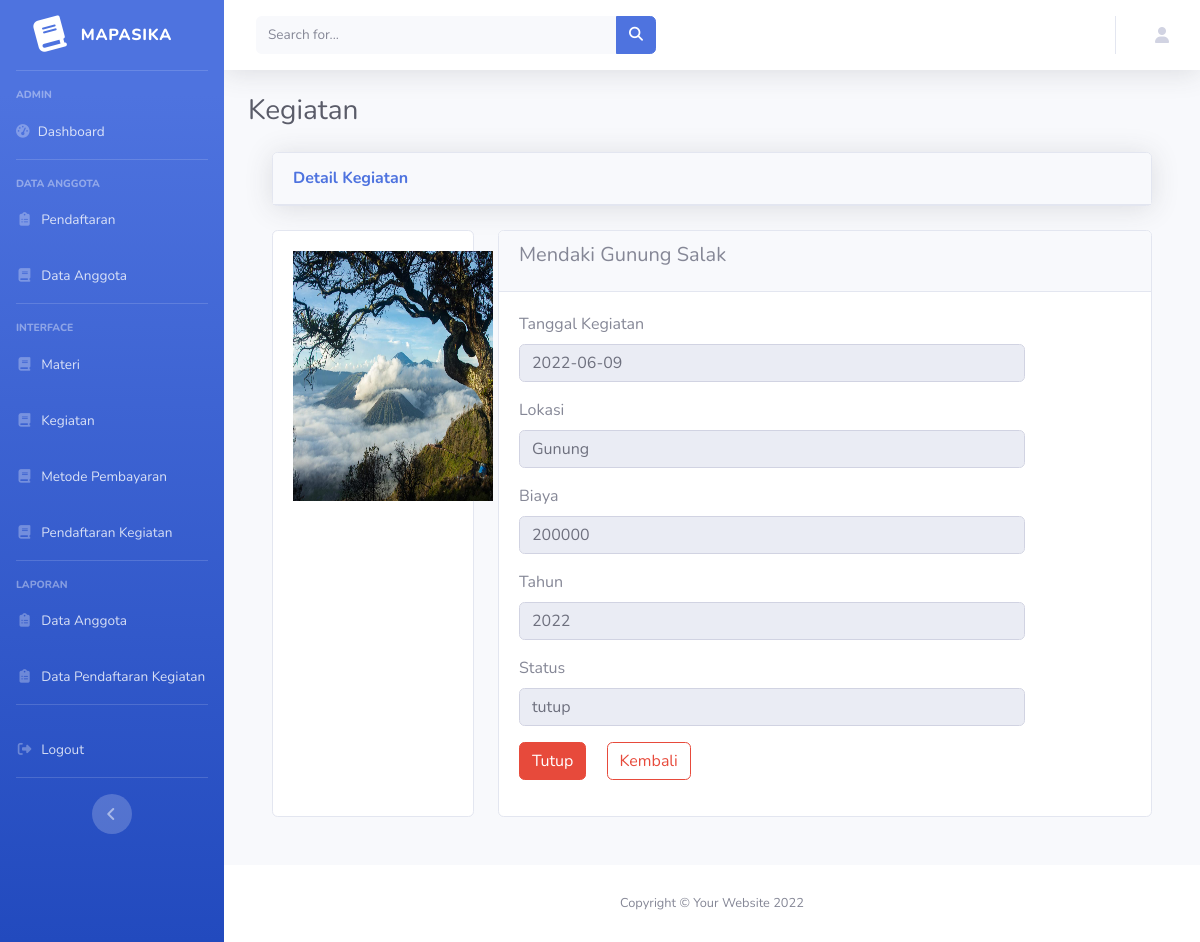
/kegiatan/detail_k/1, run on the app's committed database.
### tables this page shows
CREATE TABLE `kegiatan` (
  `id_kegiatan` int(11) NOT NULL,
  `tgl_kegiatan` date NOT NULL,
  `nama_kegiatan` varchar(50) NOT NULL,
  `lokasi` varchar(30) NOT NULL,
  `biaya` int(11) NOT NULL,
  `thn` year(4) NOT NULL,
  `img` varchar(50) NOT NULL,
  `status` varchar(10) NOT NULL
);

### application/controllers/Kegiatan.php (called while the page is built, shortened)
<?php
class Kegiatan extends CI_Controller {
    public function __construct(){
        $this->load->library('pagination');
        $this->load->model('ModelUser');
        $this->load->model('ModelKegiatan');
        $this->load->library('form_validation');
      }
    public function detail_k($id) {
        $data['judul'] = 'Detail Materi';
        $data['user'] = $this->ModelUser->cekData(['email' => $this->session->userdata('email')])->row_array();
        $data['kegiatan'] = $this->ModelKegiatan->KegiatanWhere(['id_kegiatan' => $id])->row_array();
        $this->load->view('templates/admin_header', $data);
        $this->load->view('templates/admin_sidebar', $data);
        $this->load->view('templates/admin_topbar', $data);
        $this->load->view('kegiatan/detail_k', $data);
        $this->load->view('templates/admin_footer');
    }
}

### index.php (called while the page is built, shortened)
<?php
require_once BASEPATH.'core/CodeIgniter.php';

### application/models/ModelKegiatan.php (called while the page is built, shortened)
<?php
class ModelKegiatan extends CI_Model{
    public function KegiatanWhere($where = null)
    {
        return $this->db->get_where('kegiatan', $where);
    }
}

### application/views/kegiatan/detail_k.php (the view, shortened to what this page needs)
    <div class="container-fluid">
        <h1 class="h3 mb-4 text-gray-800">Kegiatan</h1>
        <div class="container-fluid">
            <div class="card shadow mb-4">
                <div class="card-header py-3">
                    <h6 class="m-0 font-weight-bold text-primary">Detail Kegiatan</h6>
                </div>
            </div>
            <div class="row gutters mb-5">
                <div class="col-xl-3 col-lg-3 col-md-12 col-sm-12 col-12">
                    <div class="card h-100">
                        <div class="card-body">
                            <div class="account-settings">
                                <div class="user-profile">
                                    <div class="">
                                        <img src="<?= base_url('assets/gambar/') . $kegiatan['img']; ?>" style="height: 250px; width: 200px;" >
                                    </div>
                                </div>
                            </div>
                        </div>
                    </div>
                </div>
                <div class="col-xl-9 col-lg-9 col-md-12 col-sm-12 col-12">
                    <div class="card h-100">
                        <div class="card-header">
                            <div class="card-title" >  <h5><?= $kegiatan['nama_kegiatan']; ?></h5> </div>
                        </div>
                        <div class="card-body">
                            <div class="row gutters">
                                <div class="col-xl-10 col-lg-10 col-md-10 col-sm-10 col-12">
                                    <div class="form-group">
                                        <label for="pe">Tanggal Kegiatan</label>
                                        <input type="text" class="form-control" id="pe"
                                        value="<?= $kegiatan['tgl_kegiatan']; ?>" readonly>
                                    </div>
                                    <div class="form-group">
                                        <label for="kat">Lokasi</label>
                                        <input type="text" class="form-control"
                                        id="kat" readonly
                                        value="<?= $kegiatan['lokasi']; ?>">
                                    </div>
                                    <div class="form-group">
                                        <label for="kat">Biaya</label>
                                        <input type="text" class="form-control"
                                        id="kat" readonly
                                        value="<?= $kegiatan['biaya']; ?>">
                                    </div>
                                    <div class="form-group">
                                        <label for="kat">Tahun</label>
                                        <input type="text" class="form-control"
                                        id="kat" readonly
                                        value="<?= $kegiatan['thn']; ?>">
                                    </div>
                                    <div class="form-group">
                                        <label for="kat">Status</label>
                                        <input type="text" class="form-control"
                                        id="kat" readonly
                                        value="<?= $kegiatan['status']; ?>">
                                    </div>
                                    <div class="form-group">
                                        <?php if ($kegiatan['status'] == 'buka') { ?>
                                            <a href="<?= base_url('kegiatan/daftar_kegiatan');?>" class="btn btn-primary">Buka</a>
                                        <?php }else{ ?>
                                            <a href="<?= base_url('kegiatan/daftar_kegiatan');?>" class="btn btn-danger">Tutup</a>
                                        <?php } ?>
                                        <a class="btn btn-outline-danger ml-3" href="<?= base_url('kegiatan/daftar_kegiatan');?>">Kembali</a>
                                    </div>
                                </div>
                            </div>
                        </div>
                    </div>
                </div>
            </div>
        </div>
    </div>
</div>

### data on the page
kegiatan: img (picture), nama_kegiatan "Mendaki Gunung Salak", tgl_kegiatan "2022-06-09", lokasi "Gunung", biaya "200000", thn "2022", status "tutup"
